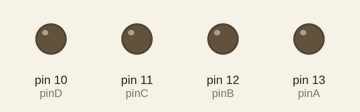
This sketch was run on a simulated Arduino Uno, built with avr-gcc and run on an emulated ATmega328P. Shown: output pins drawn as LEDs (lit = HIGH).

Above: at 0.5 s.
At 2.5 s:
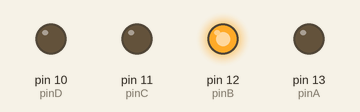
At 3.5 s:
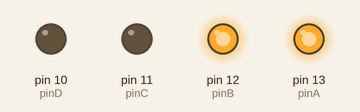
At 5.5 s:
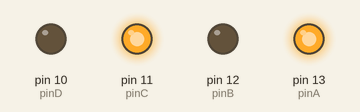
At 8.5 s:
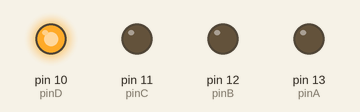
At 11.5 s:
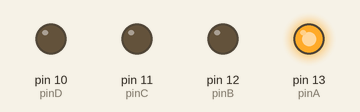
Timing chart, 0 to 13.0 s (numbered marks = the images above):
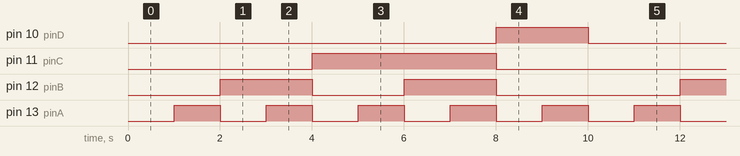

The sketch:

NixieTubeSketch.ino
```cpp
#include "NixieTubeImpl.h"

#define pinA 13
#define pinB 12
#define pinC 11
#define pinD 10
#define anodePin 9
#define HZ 1000/50

NixieTubeImpl nixieTube(9, 1, pinA, pinB, pinC, pinD, anodePin);

void setup(){
}

void loop(){
  //nixieTube.setNumber(9);
  test1Loop();
  //test2Loop();
  //test3Loop();
}

/**
 * Iterates through ten digits from 0 to 10 with each digit taking a second
 */
void test1Loop(){
  static int i = 0;
  if(i >= 10)
  {
    i = 0;
  }
  nixieTube.setNumber(i++);

  delay(1000);
}

void test2Loop(){
  static float fadeAmount = .01;
  static float brightness = 0;
  brightness += fadeAmount;
  if(brightness > 1.0)
  {
    brightness = 0;
  }
  nixieTube.setBrightness(brightness);

  delay(10);
}

/**
 * Iterates through ten digits gradualy increasing their brightness from 0% to 100%
 */
void test3Loop(){
 test1Loop();
 test2Loop();
}
```

NixieTube.cpp
```cpp
#include "NixieTube.h"
#include "Arduino.h"

NixieTube::NixieTube(int number, float value)
: m_number(number),
  m_brightness(value)
{

}

void NixieTube::setNumber(int value){
  m_number = value;
}

void NixieTube::setBrightness(float value){
  m_brightness = value;
}
```

NixieTube.h
```cpp
#ifndef NIXIETUBE_H_
#define NIXIETUBE_H_

#include "Arduino.h"

/**
 * Represents the capabilities of a nixie tube
 *
 * @Author Michael W. Losinski
 * @Created Mar 27, 2013
 * @invar 0 <= m_value && m_value <= 1
 * @invar 0 <= m_brightness <= 1
 */
class NixieTube
{
public:

 /**
  * @param number: the initial number to be shown on the nixie tube
  * @param brightness: the percent of brightness for the nixie tube
  * @pre (0 <= value && value <= 9)
  * @post (m_value = value);
  */
  NixieTube(int number, float value);

 /**
  * Sets the nixie tubes digit.
  * @param 0 <= value <= 9
  * @pre 0 <= value && value <= 1
  */
  virtual void setNumber(int value);

 /**
  * Sets the brightness of the tube
  * @param 0 <= value <= 100
  * @post m_brightness = value
  */
  virtual void setBrightness(float value);

protected:

  int m_number;
  int m_brightness;
};

#endif
```

NixieTubeImpl.cpp
```cpp
#include "NixieTubeImpl.h"

NixieTubeImpl::NixieTubeImpl(int number, float brightness, int a, int b, int c, int d, int brightnessPin)
: NixieTube(number, brightness),
  m_a(a),
  m_b(b),
  m_c(c),
  m_d(d),
  m_brightnessPin(brightnessPin)
{
  pinMode(m_a, OUTPUT);
  pinMode(m_b, OUTPUT);
  pinMode(m_c, OUTPUT);
  pinMode(m_d, OUTPUT);

  pinMode(m_brightnessPin, INPUT);
}

void NixieTubeImpl::setNumber(int number){
  NixieTube::setNumber(number);

  digitalWrite(m_a, m_number & 0x01);
  digitalWrite(m_b, m_number & 0x02);
  digitalWrite(m_c, m_number & 0x04);
  digitalWrite(m_d, m_number & 0x08);
}

void NixieTubeImpl::setBrightness(float value){
  NixieTube::setBrightness(value);

  analogWrite(m_brightnessPin, (1-value)*255);//Using 1 because the anoide is used as ground
}
```

NixieTubeImpl.h
```cpp
#ifndef NIXIETUBEIMPL_H_
#define NIXIETUBEIMPL_H_

#include "Arduino.h"
#include "NixieTube.h"

/**
 * This particular implementation uses four pins to control a 74741N chip that is connected to a nixie tube
 *
 * @Author Michael W. Losinski
 * @Created Mar 27, 2013
 */
class NixieTubeImpl : public NixieTube
{
public:

  /**
  * @param a: pin on micro connected to pinA on the 74741 chip
  * @param b: pin on micro connected to pinB on the 74741 chip
  * @param c: pin on micro connected to pinC on the 74741 chip
  * @param d: pin on micro connected to pinD on the 74741 chip
  * @param brightnessPin the analog pin that PWM controls the brightness
  * @param number: the initial number to be shown on the nixie tube
  * @param brightness: the percent of brightness for the nixie tube
  */
  NixieTubeImpl(int number, float brightness, int a, int b, int c, int d, int brightnessPin);

  virtual void setNumber(int value);
  virtual void setBrightness(float value);

private:

  int m_a;
  int m_b;
  int m_c;
  int m_d;
  int m_brightnessPin;
};

#endif
```

Measured:
- by itself, pin 10 (pinD): alternates HIGH for 2.0 s and LOW for 8.0 s
- by itself, pin 11 (pinC): alternates HIGH for 4.0 s and LOW for 6.0 s
- by itself, pin 12 (pinB): repeats every 10.0 s: LOW 2.0 s, HIGH 2.0 s, LOW 4.0 s, HIGH 2.0 s
- by itself, pin 13 (pinA): alternates HIGH for 1.0 s and LOW for 1.0 s
